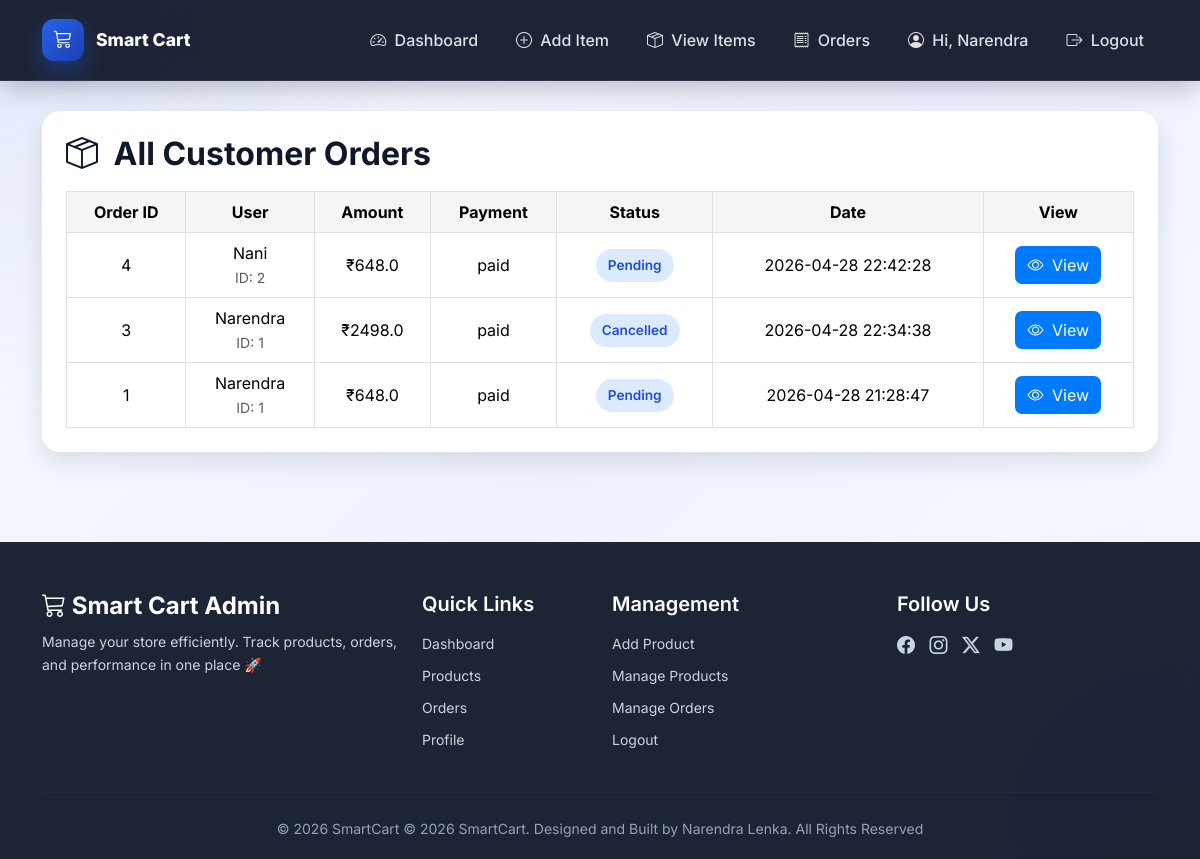
Before: /admin/orders (signed in) with the older database file.
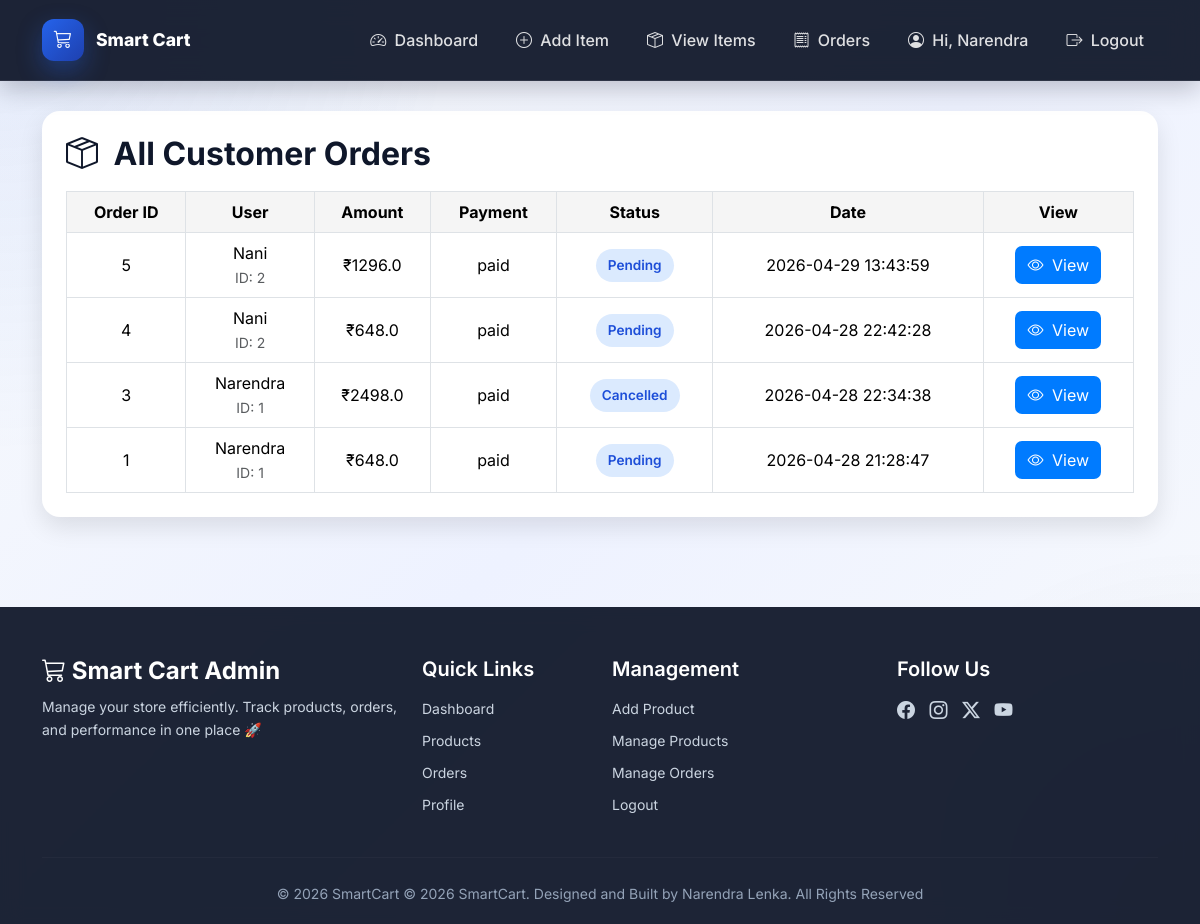
After: the same page with the newer database file.
### tables this page shows
CREATE TABLE orders (
        order_id INTEGER PRIMARY KEY AUTOINCREMENT,
        user_id INTEGER NOT NULL,
        razorpay_order_id TEXT,
        razorpay_payment_id TEXT,
        amount REAL,
        payment_status TEXT,
        order_status TEXT DEFAULT 'Pending',

        full_name TEXT,
        phone TEXT,
        address TEXT,
        landmark TEXT,
        city TEXT,
        district TEXT,
        state TEXT,
        country TEXT,
        pincode TEXT,

        created_at TIMESTAMP DEFAULT CURRENT_TIMESTAMP,
        admin_id INTEGER,

        FOREIGN KEY (user_id) REFERENCES users(user_id),
        FOREIGN KEY (admin_id) REFERENCES admin(admin_id)
    );

### app.py (the view)
@app.route('/admin/orders')
def admin_orders():
    if 'admin_id' not in session:
        flash("Please login first!", "danger")
        return redirect('/admin-login')
    admin_id = session['admin_id']
    conn = get_db_connection()
    cursor = conn.cursor()
    cursor.execute("""
    SELECT
        o.*,
        datetime(o.created_at, '+5 hours', '+30 minutes') AS created_at_ist,
        SUM(oi.total) AS admin_amount
    FROM orders o
    JOIN order_items oi ON o.order_id = oi.order_id
    JOIN products p ON oi.product_id = p.product_id
    WHERE p.admin_id = ?
    GROUP BY o.order_id
    ORDER BY o.order_id DESC
    """, (admin_id,))
    orders = cursor.fetchall()
    cursor.close()
    conn.close()
    return render_template("admin/order_list.html", orders=orders)

### app.py (called while the page is built, shortened)
def get_db_connection():
    conn = sqlite3.connect("smartcart.db")
    conn.row_factory = sqlite3.Row
    conn.execute("PRAGMA foreign_keys = ON")
    return conn

@app.context_processor
def inject_cart_count():
    cart = session.get('cart', {})
    cart_count = sum(item['quantity'] for item in cart.values())
    return dict(cart_count=cart_count)

@app.context_processor
def inject_cart_count():
    if 'user_id' not in session:
        return dict(cart_count=0)

### templates/admin/order_list.html (shortened to what this page needs)
{% extends "admin/base_admin.html" %}
{% block content %}
<div class="main-content">
    <div class="container">
        <div class="orders-card">
            <h2 class="page-title">
                <i class="bi bi-box-seam me-2"></i> All Customer Orders
            </h2>
            <div class="table-responsive">
                <table class="table table-bordered align-middle text-center">
                    <thead>
                        <tr>
                            <th>Order ID</th>
                            <th>User</th>
                            <th>Amount</th>
                            <th>Payment</th>
                            <th>Status</th>
                            <th>Date</th>
                            <th>View</th>
                        </tr>
                    </thead>
                    <tbody>
                        {% for order in orders %}
                        <tr>
                            <td>{{ order.order_id }}</td>
                            <td>
                                {{ order.full_name if order.full_name else 'Unknown User' }}
                                <br>
                                <small class="text-muted">ID: {{ order.user_id }}</small>
                            </td>
                            <td>₹{{ order.amount }}</td>
                            <td>{{ order.payment_status }}</td>
                            <td>
                                <span class="status-badge">
                                    {{ order.order_status }}
                                </span>
                            </td>
                            <td>{{ order.created_at_ist }}</td>
                            <td>
                                <a class="view-btn" href="/admin/order/{{ order.order_id }}">
                                    <i class="bi bi-eye me-1"></i> View
                                </a>
                            </td>
                        </tr>
                        {% endfor %}
                    </tbody>
                </table>
            </div>
        </div>
    </div>
</div>
{% endblock %}

### templates/admin/base_admin.html (shortened to what this page needs)
<!DOCTYPE html>
<html lang="en">
<head>
    <link href="https://cdn.jsdelivr.net/npm/bootstrap@5.3.3/dist/css/bootstrap.min.css" rel="stylesheet">
    <link href="https://cdn.jsdelivr.net/npm/bootstrap-icons@1.11.3/font/bootstrap-icons.css" rel="stylesheet">
</head>
<body>
    {% if session.get('admin_id') and not hide_admin_nav %}
    <nav class="navbar navbar-expand-lg navbar-dark">
        <div class="container">
            <a class="navbar-brand" href="/admin-dashboard">
                <span class="brand-logo"><i class="bi bi-cart3"></i></span>
                <span>Smart Cart</span>
            </a>
            <div class="collapse navbar-collapse" id="adminNavbar">
                <ul class="navbar-nav ms-auto text-center text-lg-start align-items-lg-center">
                    <li class="nav-item">
                        <a class="nav-link" href="/admin-dashboard">
                            <i class="bi bi-speedometer2 me-1"></i> Dashboard
                        </a>
                    </li>
                    <li class="nav-item">
                        <a class="nav-link" href="/admin/add-item">
                            <i class="bi bi-plus-circle me-1"></i> Add Item
                        </a>
                    </li>
                    <li class="nav-item">
                        <a class="nav-link" href="/admin/item-list">
                            <i class="bi bi-box-seam me-1"></i> View Items
                        </a>
                    </li>
                    <li class="nav-item">
                        <a class="nav-link" href="/admin/orders">
                            <i class="bi bi-receipt me-1"></i> Orders
                        </a>
                    </li>
                    <li class="nav-item">
                        <a class="nav-link" href="/admin/profile">
                            <i class="bi bi-person-circle me-1"></i> Hi, {{ session.get('admin_name', 'Profile') }}
                        </a>
                    </li>
                    <li class="nav-item">
                        <a class="nav-link logout-link" href="/admin-logout">
                            <i class="bi bi-box-arrow-right me-1"></i> Logout
                        </a>
                    </li>
                </ul>
            </div>
        </div>
    </nav>
    {% endif %}
    <div class="main-wrapper">
        {% block content %}{% endblock %}
    </div>
    <footer class="footer">
        <div class="container">
            <div class="row gy-4">
                <div class="col-md-4">
                    <h4 class="footer-brand">
                        <i class="bi bi-cart3"></i> Smart Cart Admin
                    </h4>
                    <p class="footer-text">
                        Manage your store efficiently. Track products, orders, and performance in one place 🚀
                    </p>
                </div>
                <div class="col-md-2">
                    <h5>Quick Links</h5>
                    <ul class="footer-links">
                        <li><a href="/admin-dashboard">Dashboard</a></li>
                        <li><a href="/admin/item-list">Products</a></li>
                        <li><a href="/admin/orders">Orders</a></li>
                        <li><a href="/admin/profile">Profile</a></li>
                    </ul>
                </div>
                <div class="col-md-3">
                    <h5>Management</h5>
                    <ul class="footer-links">
                        <li><a href="/admin/add-item">Add Product</a></li>
                        <li><a href="/admin/item-list">Manage Products</a></li>
                        <li><a href="/admin/orders">Manage Orders</a></li>
                        <li><a href="/admin/logout">Logout</a></li>
                    </ul>
                </div>
                <div class="col-md-3">
                    <h5>Follow Us</h5>
                    <div class="social-icons">
                        <a href="#"><i class="bi bi-facebook"></i></a>
                        <a href="#"><i class="bi bi-instagram"></i></a>
                        <a href="#"><i class="bi bi-twitter-x"></i></a>
                        <a href="#"><i class="bi bi-youtube"></i></a>
                    </div>
                </div>
            </div>
            <hr>
            <div class="text-center footer-bottom">
                © 2026 SmartCart © 2026 SmartCart. Designed and Built by Narendra Lenka. All Rights Reserved
            </div>
        </div>
    </footer>
</body>
</html>

### templates/admin/base_admin.html (style rules this page uses)
:root { --primary: #0f172a; --accent: #2563eb; --accent-hover: #1d4ed8; --text-dark: #0f172a; --text-muted: #64748b; --danger-text: #b91c1c; }
html, body { min-height: 100%; margin: 0; font-family: 'Inter', sans-serif; background: radial-gradient(circle at top left, rgba(37, 99, 235, 0.10), transparent 30%), radial-gradient(circle at bottom right, rgba(15, 23, 42, 0.08), transparent 25%), linear-gradient(135deg, #f8fafc, #eef2ff, #f8fafc); color: var(--text-dark); }
body { display: flex; flex-direction: column; min-height: 100vh; }
.main-wrapper { flex: 1; }
.navbar { background: rgba(15, 23, 42, 0.94); backdrop-filter: blur(14px); border-bottom: 1px solid rgba(255, 255, 255, 0.08); box-shadow: 0 8px 24px rgba(2, 6, 23, 0.22); padding: 14px 0; position: sticky; top: 0; z-index: 9999; }
.navbar-brand { display: flex; align-items: center; gap: 12px; font-weight: 800; font-size: 1.1rem; color: #fff !important; }
.brand-logo { width: 42px; height: 42px; border-radius: 12px; background: linear-gradient(135deg, #2563eb, #1e40af); display: flex; align-items: center; justify-content: center; color: white; font-size: 1.15rem; box-shadow: 0 10px 25px rgba(37, 99, 235, 0.35); flex-shrink: 0; }
.orders-card { background: #fff; border-radius: 18px; padding: 24px; margin: 30px auto; box-shadow: 0 10px 25px rgba(0, 0, 0, 0.10); }
.navbar-nav .nav-link { color: rgba(255, 255, 255, 0.86) !important; font-weight: 500; margin-left: 10px; padding: 10px 14px !important; border-radius: 10px; transition: 0.3s; }
.footer { background: rgba(15, 23, 42, 0.94); backdrop-filter: blur(10px); color: #cbd5e1; padding: 50px 0 20px; margin-top: 60px; }
.footer h5 { color: #fff; margin-bottom: 15px; font-weight: 600; }
.footer-brand { color: #fff; font-weight: bold; margin-bottom: 10px; }
.footer-text { font-size: 14px; line-height: 1.6; }
.footer-links { list-style: none; padding: 0; }
.footer-links li { margin-bottom: 8px; }
.footer-links a { text-decoration: none; color: #cbd5e1; font-size: 14px; transition: 0.3s; }
.social-icons a { display: inline-block; margin-right: 10px; font-size: 18px; color: #cbd5e1; transition: 0.3s; }
.footer hr { border-color: rgba(255, 255, 255, 0.1); margin: 25px 0; }
.footer-bottom { font-size: 14px; color: #94a3b8; }

### templates/admin/order_list.html (style rules this page uses)
.page-title { font-weight: 700; margin-bottom: 18px; }
.table { margin-bottom: 0; }
.table th { background-color: #f5f5f5; white-space: nowrap; }
.table td { vertical-align: middle; white-space: nowrap; }
.view-btn { padding: 7px 12px; background: #007bff; color: white; text-decoration: none; border-radius: 7px; display: inline-block; }
.status-badge { display: inline-block; padding: 6px 12px; border-radius: 999px; background: #dbeafe; color: #1d4ed8; font-weight: 600; font-size: 0.85rem; }

Changed rows visible on the page:
added orders: order_id "5", full_name "Nani", user_id "2", amount "1296.0", payment_status "paid", order_status "Pending", created_at_ist "2026-04-29 13:43:59"
